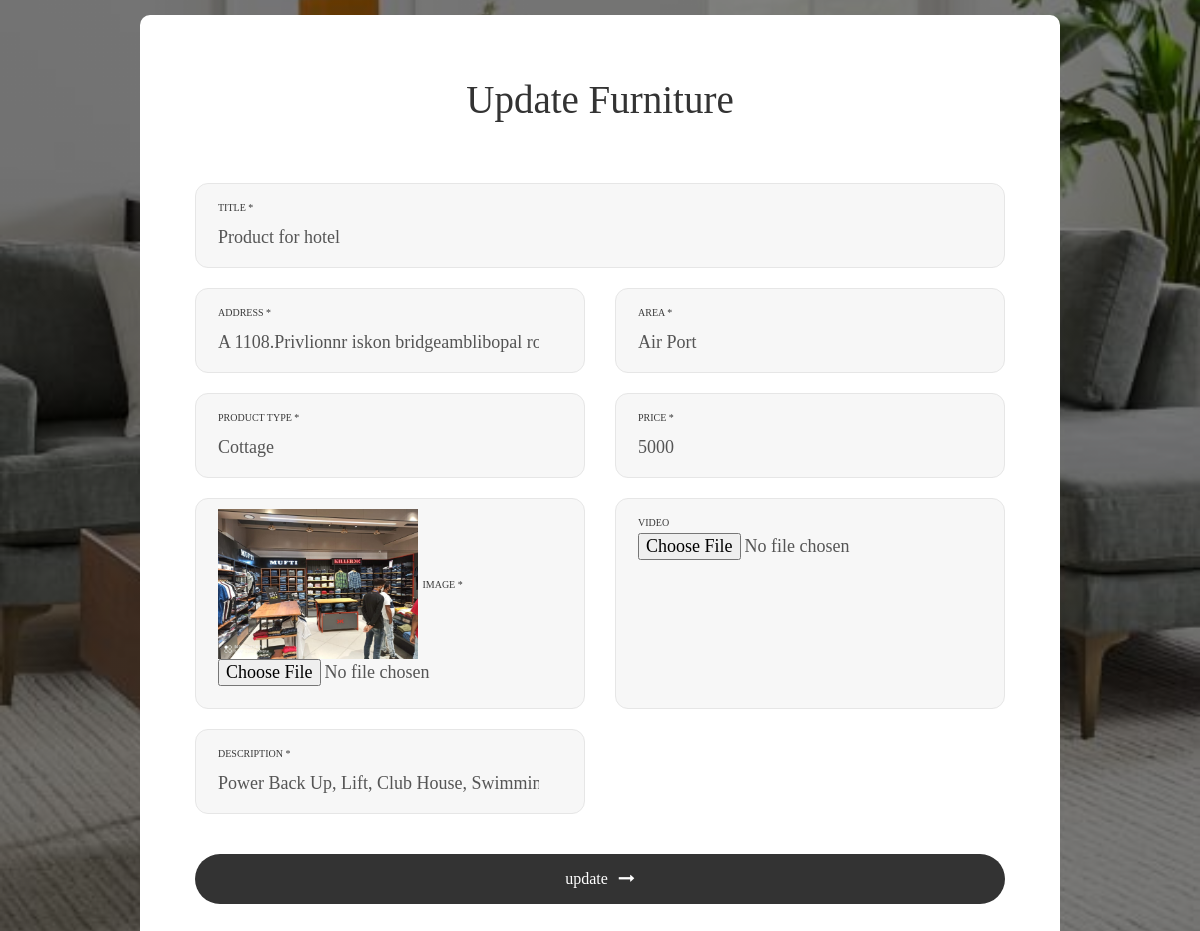
The page /Update_Owner_Property/3/ (signed in) on the database as committed earlier.
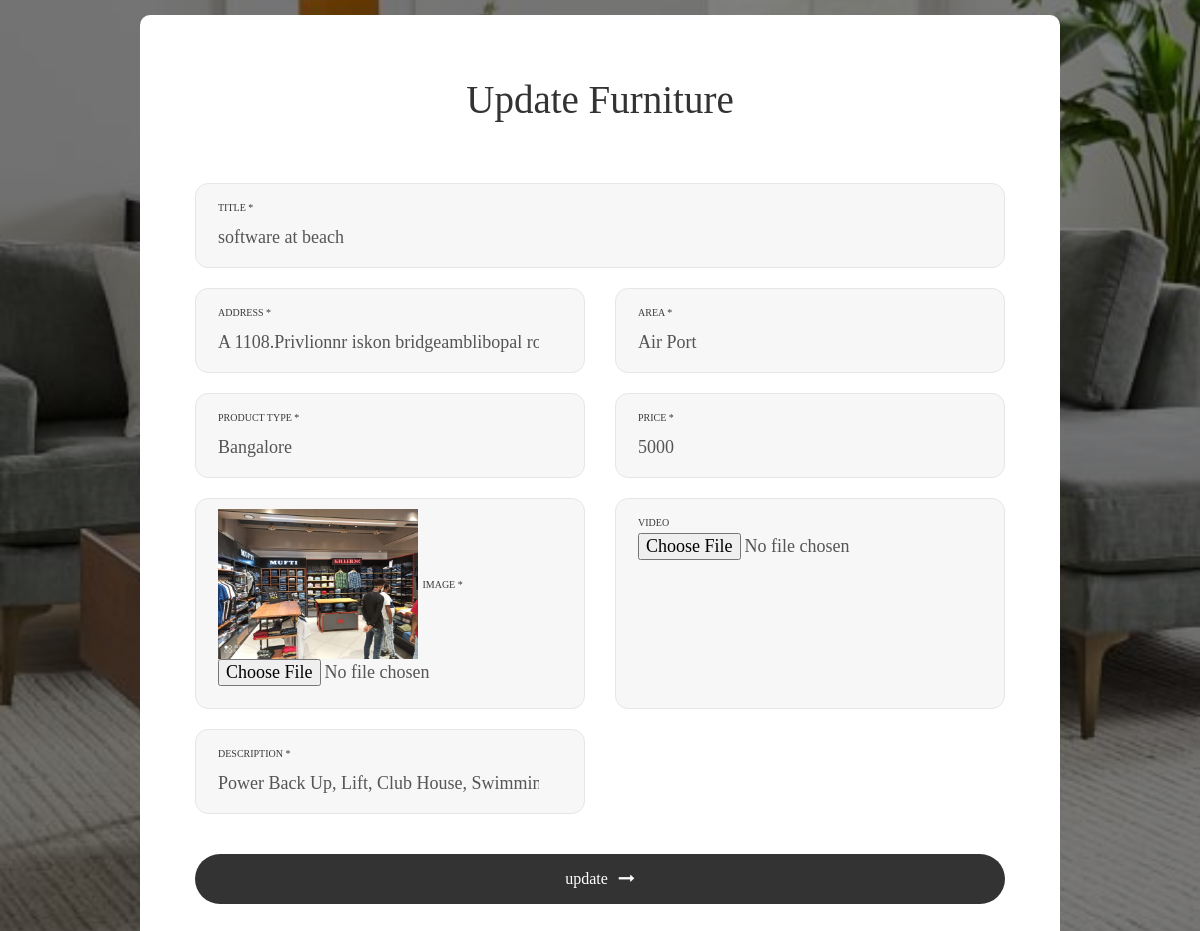
The same page on the database as committed later.
### mainapp/models.py (models this page shows, shortened)
class ListingModel(models.Model):
    email_id = models.CharField(max_length=50,blank=True, null=True)
    view_count = models.IntegerField(default = 0)
    title = models.CharField(max_length=50)
    address = models.TextField(max_length=200)
    beds_qty = models.IntegerField(default=0)
    baths_qty = models.IntegerField(default=0)
    sqrft = models.IntegerField(default=0)
    price = models.IntegerField(default=0)
    image = models.ImageField(upload_to = "images/")
    video=models.FileField(upload_to="video/",default='',null=True,blank=True)
    description = models.TextField(max_length=500)
    country = models.CharField("Area",max_length=50)
    city_type = models.CharField(max_length=50)
    property_id = models.IntegerField(default=0)
    rooms = models.IntegerField(default=0)
    AC = models.BooleanField(default=False)
    builtin_wardrobe = models.BooleanField(default=False)
    dish_washer = models.BooleanField(default=False)
    floor_covering = models.BooleanField(default=False)
    medical = models.BooleanField(default=False)
    fencing = models.BooleanField(default=False)
    internet = models.BooleanField(default=False)
    verified = models.BooleanField(default=False)
    available = models.BooleanField(default=True)

### mainapp/views.py (the view, shortened to what this page needs)
# urls.py: path('Update_Owner_Property/<int:id>/',Update_Owner_Property,name='Update_Owner_Property'),
def Update_Owner_Property(request,id):
    if 'Owneremail' in request.session.keys():
        obj = ListingModel.objects.get(id=id)
        user_model = OwnerDetails.objects.get(Owneremail=request.session['Owneremail'])
        return render(request, 'owner_add_list.html',{'obj':obj,'owner_data':user_model})
    else:
        return redirect('ownerlogin')

### mainapp/templates/owner_add_list.html (shortened to what this page needs)
{% load static %}
<!DOCTYPE html>
<html lang="en">
<head>
	<link rel="stylesheet" type="text/css" href="{% static 'addlist/vendor/bootstrap/css/bootstrap.min.css' %}">
	<link rel="stylesheet" type="text/css" href="{% static 'addlist/fonts/font-awesome-4.7.0/css/font-awesome.min.css' %}">
	<link rel="stylesheet" type="text/css" href="{% static 'addlist/fonts/iconic/css/material-design-iconic-font.min.css' %}">
	<link rel="stylesheet" type="text/css" href="{% static 'addlist/vendor/animate/animate.css' %}">
	<link rel="stylesheet" type="text/css" href="{% static 'addlist/vendor/css-hamburgers/hamburgers.min.css' %}">
	<link rel="stylesheet" type="text/css" href="{% static 'addlist/vendor/animsition/css/animsition.min.css' %}">
	<link rel="stylesheet" type="text/css" href="{% static 'addlist/vendor/select2/select2.min.css' %}">
	<link rel="stylesheet" type="text/css" href="{% static 'addlist/vendor/daterangepicker/daterangepicker.css' %}">
	<link rel="stylesheet" type="text/css" href="{% static 'addlist/vendor/noui/nouislider.min.css' %}">
	<link rel="stylesheet" type="text/css" href="{% static 'addlist/css/util.css' %}">
	<link rel="stylesheet" type="text/css" href="{% static 'addlist/css/main.css' %}">
</head>
<body>
	<div class="container-contact100">
		<div class="wrap-contact100">
			<form class="contact100-form validate-form" method="POST" enctype="multipart/form-data">
				<span class="contact100-form-title">
					{% if obj %}
					Update Furniture
					{% else %}
					Add Furniture
					{% endif %}
				</span>
				<div class="wrap-input100 validate-input bg1" data-validate="Please Type Title">
					<span class="label-input100">TITLE *</span>
					<input class="input100" type="text" name="title" value="{{ obj.title }}" placeholder="Enter Title">
				</div>
				<div class="wrap-input100 bg1 rs1-wrap-input100">
					<span class="label-input100">Address *</span>
					<input class="input100" type="text" name="address" value="{{ obj.address }}" placeholder="Enter adress">
				</div>
                <div class="wrap-input100 bg1 rs1-wrap-input100">
					<span class="label-input100">Area *</span>
					<input class="input100" type="text" name="country" value="{{ obj.country }}" placeholder="Enter Area">
				</div>
                <div class="wrap-input100 bg1 rs1-wrap-input100">
					<span class="label-input100">Product Type *</span>
					<input class="input100" type="text" name="city_type" value="{{ obj.city_type }}" placeholder="Enter Typr">
				</div>
                <div class="wrap-input100 bg1 rs1-wrap-input100">
					<span class="label-input100">price *</span>
					<input class="input100" type="number" name="price" value="{{ obj.price }}" placeholder="Enter Price">
				</div>
                <div class="wrap-input100 bg1 rs1-wrap-input100">
					{% if obj %}
						<img src="{{ obj.image.url }}" width="200px">
					{% endif %}
					<span class="label-input100">Image *</span>
					<input class="input100" type="file" name="image">
				</div>
				<div class="wrap-input100 bg1 rs1-wrap-input100">
					<span class="label-input100">Video </span>
					<input class="input100" type="file" name="video">
				</div>
                <div class="wrap-input100 bg1 rs1-wrap-input100">
					<span class="label-input100">Description *</span>
					<input class="input100" type="text" name="description" value="{{ obj.description }}" placeholder="Enter Description">
				</div>
				<div class="container-contact100-form-btn">
					<button class="contact100-form-btn" type="submit">
						<span>
							{% if obj %}
							update
							{% else %}
							Submit
							{% endif %}
							<i class="fa fa-long-arrow-right m-l-7" aria-hidden="true"></i>
						</span>
					</button>
				</div>
			</form>
		</div>
	</div>
</body>
</html>

### mainapp/static/addlist/css/main.css (style rules this page uses)
* { margin: 0px; padding: 0px; box-sizing: border-box; }
body, html { height: 100%; font-family: Poppins-Regular, sans-serif; }
input { outline: none; border: none; }
input[type="number"] { -moz-appearance: textfield; appearance: none; -webkit-appearance: none; }
button { outline: none !important; border: none; background: transparent; }
.bg1 { background-color: #f7f7f7; }
.container-contact100 { width: 100%; min-height: 100vh; display: -webkit-box; display: -webkit-flex; display: -moz-box; display: -ms-flexbox; display: flex; flex-wrap: wrap; justify-content: center; align-items: center; padding: 15px; background: #e6e6e6; }
.wrap-contact100 { width: 920px; background: #fff; border-radius: 10px; overflow: hidden; padding: 62px 55px 90px 55px; }
.contact100-form { width: 100%; display: -webkit-box; display: -webkit-flex; display: -moz-box; display: -ms-flexbox; display: flex; flex-wrap: wrap; justify-content: space-between; }
.contact100-form-title { display: block; width: 100%; font-family: Montserrat-Black; font-size: 39px; color: #333333; line-height: 1.2; text-align: center; padding-bottom: 59px; }
.wrap-input100 { width: 100%; position: relative; border: 1px solid #e6e6e6; border-radius: 13px; padding: 10px 30px 9px 22px; margin-bottom: 20px; }
.rs1-wrap-input100 { width: calc((100% - 30px) / 2); }
.label-input100 { font-family: Montserrat-SemiBold; font-size: 10px; color: #393939; line-height: 1.5; text-transform: uppercase; }
.input100 { display: block; width: 100%; background: transparent; font-family: Montserrat-SemiBold; font-size: 18px; color: #555555; line-height: 1.2; padding-right: 15px; }
input.input100 { height: 40px; }
.container-contact100-form-btn { display: -webkit-box; display: -webkit-flex; display: -moz-box; display: -ms-flexbox; display: flex; flex-wrap: wrap; justify-content: center; padding-top: 20px; width: 100%; }
.contact100-form-btn { display: -webkit-box; display: -webkit-flex; display: -moz-box; display: -ms-flexbox; display: flex; justify-content: center; align-items: center; padding: 0 20px; width: 100%; height: 50px; background-color: #333333; border-radius: 25px; font-family: Montserrat-Medium; font-size: 16px; color: #fff; line-height: 1.2; -webkit-transition: all 0.4s; -o-transition: all 0.4s; -moz-transition: all 0.4s; transition: all 0.4s; }
.contact100-form-btn i { -webkit-transition: all 0.4s; -o-transition: all 0.4s; -moz-transition: all 0.4s; transition: all 0.4s; }
.validate-input { position: relative; }

### mainapp/templates/owner_add_list.html (style rules this page uses)
body { background-image: linear-gradient(rgba(0, 0, 0, 0.5), rgba(0, 0, 0, 0.5)), url('../static/assets/images/property_add.jpg'); background-size: cover; background-position: left; background-color: transparent !important; background-attachment:fixed; }
.container-contact100 { background-color: transparent !important; }
input[type=number] { -moz-appearance:textfield; }

Rows that differ between the two databases and show on the page:
changed ListingModel "Air Port": title "Product for hotel" → "software at beach"; city_type "Cottage" → "Bangalore"
